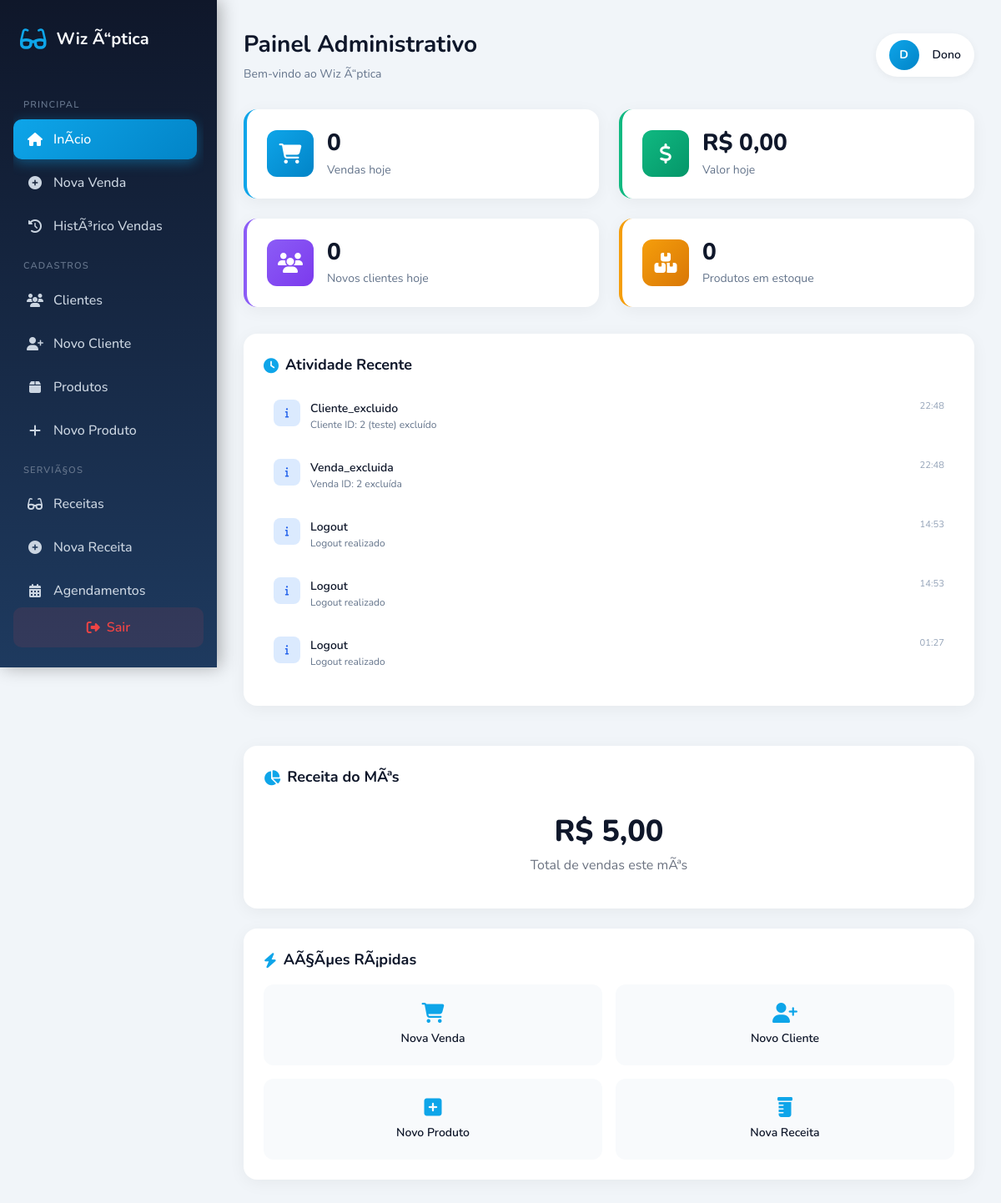
Page /views/admin/index.php (signed in) on the committed database.
### tables this page shows
CREATE TABLE `logs` (
  `id` bigint(20) UNSIGNED NOT NULL,
  `usuario_id` int(11) DEFAULT NULL,
  `acao` varchar(100) DEFAULT NULL,
  `detalhes` text DEFAULT NULL,
  `data` timestamp NOT NULL DEFAULT current_timestamp()
);

### views/admin/index.php (the view, shortened to what this page needs)
<?php
$db = Database::getInstance()->getConnection();
$pageTitle = 'Painel Administrativo';
$moduleName = 'Bem-vindo ao Wiz Ã“ptica';
try {
    $stmt = $db->prepare("SELECT COUNT(*) as total, COALESCE(SUM(total), 0) as valor FROM vendas WHERE DATE(data_venda) = CURDATE()");
    $stmt->execute();
    $vendasHoje = $stmt->fetch();
    $stmt = $db->prepare("SELECT COUNT(*) as total FROM clientes WHERE DATE(criado_em) = CURDATE()");
    $stmt->execute();
    $novosClientes = $stmt->fetch();
    $stmt = $db->prepare("SELECT COUNT(*) as total FROM produtos WHERE estoque > 0");
    $stmt->execute();
    $produtosEstoque = $stmt->fetch();
    $stmt = $db->prepare("SELECT COALESCE(SUM(total), 0) as valor FROM vendas WHERE MONTH(data_venda) = MONTH(CURDATE()) AND YEAR(data_venda) = YEAR(CURDATE())");
    $stmt->execute();
    $receitaMes = $stmt->fetch();
    $stmt = $db->query("SELECT * FROM logs ORDER BY id DESC LIMIT 10");
    $atividades = $stmt->fetchAll();
} catch (PDOException $e) {
    error_log("Erro: " . $e->getMessage());
    $vendasHoje = ['total' => 0, 'valor' => 0];
    $novosClientes = ['total' => 0];
    $produtosEstoque = ['total' => 0];
    $receitaMes = ['valor' => 0];
    $atividades = [];
}
$vendasHoje['total'] = $vendasHoje['total'] ?? 0;
$vendasHoje['valor'] = $vendasHoje['valor'] ?? 0;
$novosClientes['total'] = $novosClientes['total'] ?? 0;
$produtosEstoque['total'] = $produtosEstoque['total'] ?? 0;
$receitaMes['valor'] = $receitaMes['valor'] ?? 0;
?>
<!DOCTYPE html>
<html lang="pt-BR">
<head>
    <link rel="stylesheet" href="https://cdnjs.cloudflare.com/ajax/libs/font-awesome/6.4.0/css/all.min.css">
    <script src="https://cdn.tailwindcss.com"></script>
</head>
<body>
    <aside class="sidebar">
        <div class="sidebar-logo">
            <i class="fas fa-glasses"></i>
            <h1>Wiz Ã“ptica</h1>
        </div>
        <div class="menu-scroll">
            <div class="menu-group">
                <p class="menu-title">Principal</p>
                <a href="index.php" class="menu-item active">
                    <i class="fas fa-home"></i>
                    <span>InÃ­cio</span>
                </a>
                <a href="../vendas/nova.php" class="menu-item">
                    <i class="fas fa-plus-circle"></i>
                    <span>Nova Venda</span>
                </a>
                <a href="../vendas/historico.php" class="menu-item">
                    <i class="fas fa-history"></i>
                    <span>HistÃ³rico Vendas</span>
                </a>
            </div>
            <div class="menu-group">
                <p class="menu-title">Cadastros</p>
                <a href="../clientes/index.php" class="menu-item">
                    <i class="fas fa-users"></i>
                    <span>Clientes</span>
                </a>
                <a href="../clientes/novo.php" class="menu-item">
                    <i class="fas fa-user-plus"></i>
                    <span>Novo Cliente</span>
                </a>
                <a href="../produtos/index.php" class="menu-item">
                    <i class="fas fa-box"></i>
                    <span>Produtos</span>
                </a>
                <a href="../produtos/novo.php" class="menu-item">
                    <i class="fas fa-plus"></i>
                    <span>Novo Produto</span>
                </a>
            </div>
            <div class="menu-group">
                <p class="menu-title">ServiÃ§os</p>
                <a href="../receitas/index.php" class="menu-item">
                    <i class="fas fa-glasses"></i>
                    <span>Receitas</span>
                </a>
                <a href="../receitas/nova.php" class="menu-item">
                    <i class="fas fa-plus-circle"></i>
                    <span>Nova Receita</span>
                </a>
                <a href="../agendamentos/index.php" class="menu-item">
                    <i class="fas fa-calendar-alt"></i>
                    <span>Agendamentos</span>
                </a>
            </div>
        </div>
        <button onclick="logout()" class="btn-logout">
            <i class="fas fa-sign-out-alt"></i>
            <span>Sair</span>
        </button>
    </aside>
    <main class="main-content">
        <header class="page-header">
            <div>
                <h1 class="page-title-page"><?php echo $pageTitle; ?></h1>
                <p class="page-subtitle"><?php echo $moduleName; ?></p>
            </div>
            <div class="user-info">
                <div class="user-avatar">
                    <?php echo strtoupper(substr($_SESSION['usuario_nome'] ?? 'U', 0, 1)); ?>
                </div>
                <div class="user-name"><?php echo htmlspecialchars($_SESSION['usuario_nome'] ?? 'UsuÃ¡rio'); ?></div>
            </div>
        </header>
        <div class="stats-grid">
            <div class="stat-card blue">
                <div class="stat-icon blue">
                    <i class="fas fa-shopping-cart"></i>
                </div>
                <div class="stat-info">
                    <div class="stat-value"><?php echo $vendasHoje['total']; ?></div>
                    <div class="stat-label">Vendas hoje</div>
                </div>
            </div>
            <div class="stat-card green">
                <div class="stat-icon green">
                    <i class="fas fa-dollar-sign"></i>
                </div>
                <div class="stat-info">
                    <div class="stat-value">R$ <?php echo number_format($vendasHoje['valor'], 2, ',', '.'); ?></div>
                    <div class="stat-label">Valor hoje</div>
                </div>
            </div>
            <div class="stat-card purple">
                <div class="stat-icon purple">
                    <i class="fas fa-users"></i>
                </div>
                <div class="stat-info">
                    <div class="stat-value"><?php echo $novosClientes['total']; ?></div>
                    <div class="stat-label">Novos clientes hoje</div>
                </div>
            </div>
            <div class="stat-card orange">
                <div class="stat-icon orange">
                    <i class="fas fa-boxes"></i>
                </div>
                <div class="stat-info">
                    <div class="stat-value"><?php echo $produtosEstoque['total']; ?></div>
                    <div class="stat-label">Produtos em estoque</div>
                </div>
            </div>
        </div>
        <div class="grid-2">
            <div class="card">
                <h2 class="card-title">
                    <i class="fas fa-clock"></i>
                    Atividade Recente
                </h2>
                <div class="activity-list">
                    <?php if (empty($atividades)): ?>
                        <p class="text-gray-500 text-center py-4">Nenhuma atividade recente</p>
                    <?php else: ?>
                        <?php foreach ($atividades as $atividade): ?>
                            <div class="activity-item">
                                <div class="activity-icon info">
                                    <i class="fas fa-info"></i>
                                </div>
                                <div class="activity-content">
                                    <div class="activity-title"><?php echo htmlspecialchars(ucfirst($atividade['acao'])); ?></div>
                                    <div class="activity-desc"><?php echo htmlspecialchars($atividade['detalhes']); ?></div>
                                </div>
                                <div class="activity-time"><?php echo date('H:i', strtotime($atividade['data'])); ?></div>
                            </div>
                        <?php endforeach; ?>
                    <?php endif; ?>
                </div>
            </div>
            <div class="card">
                <h2 class="card-title">
                    <i class="fas fa-chart-pie"></i>
                    Receita do MÃªs
                </h2>
                <div class="text-center py-4">
                    <div class="text-4xl font-extrabold text-darkblue mb-2">
                        R$ <?php echo number_format($receitaMes['valor'], 2, ',', '.'); ?>
                    </div>
                    <p class="text-gray-500">Total de vendas este mÃªs</p>
                </div>
            </div>
        </div>
        <div class="card">
            <h2 class="card-title">
                <i class="fas fa-bolt"></i>
                AÃ§Ãµes RÃ¡pidas
            </h2>
            <div class="quick-actions">
                <a href="../vendas/nova.php" class="quick-action">
                    <i class="fas fa-shopping-cart"></i>
                    <span>Nova Venda</span>
                </a>
                <a href="../clientes/novo.php" class="quick-action">
                    <i class="fas fa-user-plus"></i>
                    <span>Novo Cliente</span>
                </a>
                <a href="../produtos/novo.php" class="quick-action">
                    <i class="fas fa-plus-square"></i>
                    <span>Novo Produto</span>
                </a>
                <a href="../receitas/nova.php" class="quick-action">
                    <i class="fas fa-prescription-bottle"></i>
                    <span>Nova Receita</span>
                </a>
            </div>
        </div>
    </main>
</body>
</html>

### rows in the picture
logs: acao "Cliente_excluido", detalhes "Cliente ID: 2 (teste) excluído", data "22:48"
logs: acao "Venda_excluida", detalhes "Venda ID: 2 excluída", data "22:48"
logs: acao "Logout", detalhes "Logout realizado", data "14:53"
logs: acao "Logout", detalhes "Logout realizado", data "14:53"
logs: acao "Logout", detalhes "Logout realizado", data "01:27"

### other values in the picture
$pageTitle "Painel Administrativo"
$moduleName "Bem-vindo ao Wiz Ã“ptica"
substr($_SESSION['usuario_nome'] ?? 'U', 0, 1) "D"
$_SESSION['usuario_nome'] "Dono"
$vendasHoje['total'] "0"
$vendasHoje['valor'] "0,00"
$novosClientes['total'] "0"
$produtosEstoque['total'] "0"
$receitaMes['valor'] "5,00"
